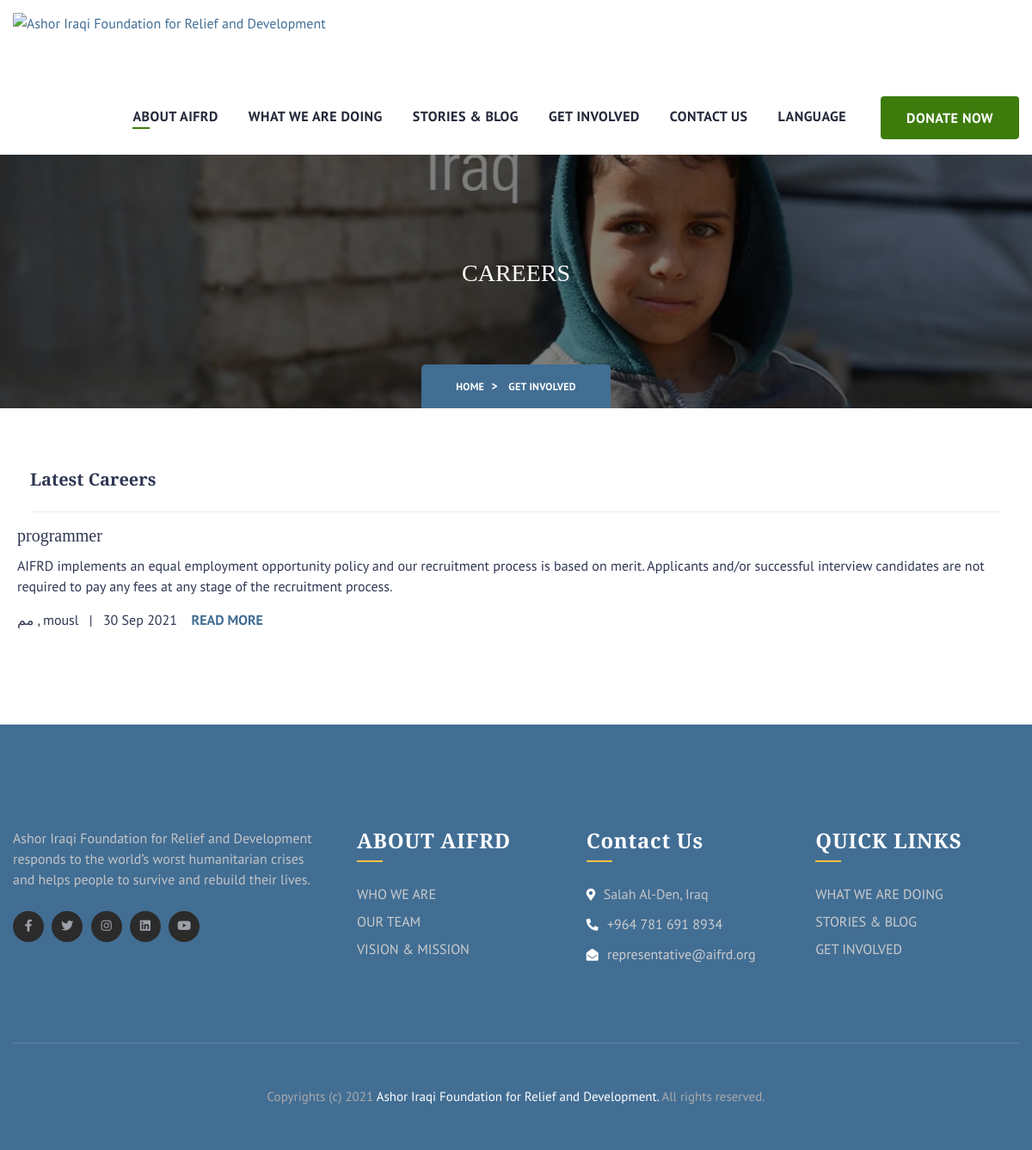
Page /en/careers/careerlist/ on the committed database.
### careers/models.py (models this page shows, shortened)
class CareerDetail(models.Model):
    title = models.CharField(max_length=300, default='', null=True, blank=True)
    title_ar = models.CharField(max_length=300, default='', null=True, blank=True)
    description = models.TextField(null=True, blank=True)
    description_ar = models.TextField(null=True, blank=True)
    working_hours = models.CharField(
        max_length=300, default='', null=True, blank=True)
    contract_duration = models.CharField(
        max_length=300, default='', null=True, blank=True)
    governorate = models.CharField(
        max_length=300, default='', null=True, blank=True)
    governorate_ar = models.CharField(
        max_length=300, default='', null=True, blank=True)
    job_type = models.CharField(
        choices=JOB_TYPE, max_length=1, null=True, blank=True)
    job_type_ar = models.CharField(
        choices=JOB_TYPE_AR, max_length=1, null=True, blank=True)
    location = models.CharField(
        max_length=300, default='', null=True, blank=True)
    location_ar = models.CharField(
        max_length=300, default='', null=True, blank=True)
    posted = models.DateField(default=date.today, null=True, blank=True)
    minimum_education = models.CharField(
        max_length=300, default='', null=True, blank=True)
    minimum_education_ar = models.CharField(
        max_length=300, default='', null=True, blank=True)
    minimum_experience = models.CharField(
        max_length=300, default='', null=True, blank=True)
    required_travel = models.CharField(
        max_length=150, default='', null=True, blank=True)
    required_travel_ar = models.CharField(
        max_length=150, default='', null=True, blank=True)
    no_of_jobs = models.PositiveIntegerField(default=1, null=True, blank=True)
    deadline = models.DateField(default=date.today, null=True, blank=True)
    puplished = models.DateField(default=date.today, null=True, blank=True)
    role_1 = models.TextField(null=True, blank=True)
    role_2 = models.TextField(null=True, blank=True)
    role_3 = models.TextField(null=True, blank=True)
    role_4 = models.TextField(null=True, blank=True)
    role_5 = models.TextField(null=True, blank=True)
    role_6 = models.TextField(null=True, blank=True)
    role_7 = models.TextField(null=True, blank=True)
    role_8 = models.TextField(null=True, blank=True)
    role_9 = models.TextField(null=True, blank=True)
    role_10 = models.TextField(null=True, blank=True)
    role_1_ar = models.TextField(null=True, blank=True)
    role_2_ar = models.TextField(null=True, blank=True)
    role_3_ar = models.TextField(null=True, blank=True)
    role_4_ar = models.TextField(null=True, blank=True)
    role_5_ar = models.TextField(null=True, blank=True)
    role_6_ar = models.TextField(null=True, blank=True)
    role_7_ar = models.TextField(null=True, blank=True)
    role_8_ar = models.TextField(null=True, blank=True)
    role_9_ar = models.TextField(null=True, blank=True)
    role_10_ar = models.TextField(null=True, blank=True)
    skill_1 = models.TextField(null=True, blank=True)
    skill_2 = models.TextField(null=True, blank=True)
    skill_3 = models.TextField(null=True, blank=True)
    skill_4 = models.TextField(null=True, blank=True)
    skill_5 = models.TextField(null=True, blank=True)
    skill_6 = models.TextField(null=True, blank=True)
    skill_7 = models.TextField(null=True, blank=True)
    skill_8 = models.TextField(null=True, blank=True)
    skill_9 = models.TextField(null=True, blank=True)
    skill_10 = models.TextField(null=True, blank=True)
    skill_1_ar = models.TextField(null=True, blank=True)
    skill_2_ar = models.TextField(null=True, blank=True)
    skill_3_ar = models.TextField(null=True, blank=True)
    skill_4_ar = models.TextField(null=True, blank=True)
    skill_5_ar = models.TextField(null=True, blank=True)
    skill_6_ar = models.TextField(null=True, blank=True)
    skill_7_ar = models.TextField(null=True, blank=True)
    skill_8_ar = models.TextField(null=True, blank=True)
    skill_9_ar = models.TextField(null=True, blank=True)
    skill_10_ar = models.TextField(null=True, blank=True)

### careers/views.py (the view)
# urls.py: path('careerlist/', views.career_list, name='career_list'),
def career_list(request):
    career_list = CareerDetail.objects.all()
    assert isinstance(request, HttpRequest)
    queryset = CareerList.objects.all()
    serializer_class = CareerListSerializer(queryset, many=True)
    myfilter = CareerDetailFilter(request.GET, queryset=career_list)
    career_list = myfilter.qs
    paginator = Paginator(career_list, 10000000000000000)
    page_number = request.GET.get('page')
    page_obj = paginator.get_page(page_number)
    if career_list:
        context = {'careers': page_obj, 'myfilter': myfilter,
                   'data': serializer_class.data}  # template name
    else:
        context = {'message': "There are no jobs available at the moment."}
    return render(request, 'career_list.html', context)

### careers/templates/career_list.html
{% extends 'base.html' %}
{% block body %}
{% load i18n %}
{% get_current_language as LANGUAGE_CODE %}
      <section class="page-banner">
        {% for i in data %}
        <div class="image-layer" style="background-image: url('{{i.image_bg_career_list}}')"></div>
        {% endfor %}
        <div class="auto-container">
          <h3>
          {% trans "CAREERS" %}
          </h3>
        </div>
        <div class="breadcrumb-box">
          <div class="auto-container">
            <ul class="bread-crumb clearfix">
              <li><a href="{% url 'jobs:index' %}" style="font-size: 12px">{% trans "HOME" %}</a></li>
              <li>
                <a href="{% url 'jobs:get_involved' %}" style="font-size: 12px"
                  >{% trans "GET INVOLVED" %}</a
                >
              </li>
            </ul>
          </div>
        </div>
      </section>
      <section class="career-section-two">
        <div class="auto-container">
          <h3  style="color:#426E94;text-align:center; padding-top:0px; padding-bottom: 50px; background-color:white;">{{message}}</h3>
         <div class="lower-box story-details">
                                <h2 style="font-size:20px; padding-top:0px;"> {% trans "latest careers" %}</h2>
                                <div class="info-box clearfix" style="    margin-bottom: 15px;">
                                </div>
                            </div>
          <div class="row clearfix">
              <div class="inner">
                  <div class="career-post ">
                    <div class="post-thumb">{% for career in careers %}
                    <div  class="careerDes">
                    <h4 class="name" style="font-size:20px; padding-bottom:10px;">  {% if LANGUAGE_CODE == 'en' %} {{career.title}}
                      {% elif LANGUAGE_CODE == 'ar' %} {{career.title_ar}} {% endif %}  </h4>
                    <p> {% if LANGUAGE_CODE == 'en' %} {{career.description}}
                      {% elif LANGUAGE_CODE == 'ar' %} {{career.description_ar}} {% endif %}</p>
                    <div class="post-info">
                      {% if LANGUAGE_CODE == 'en' %} {{career.location}}
                      {% elif LANGUAGE_CODE == 'ar' %} {{career.location_ar}} {% endif %} ,   {% if LANGUAGE_CODE == 'en' %} {{career.governorate}}
                      {% elif LANGUAGE_CODE == 'ar' %} {{career.governorate_ar}} {% endif %}  &ensp;|&ensp; {{career.posted|date:'d M o'}}  &ensp;
                          <a href="{% url 'careers:career_detail' career.id %}" class="reply-btn" style="font-weight: bold;">{% trans "READ MORE" %}</a>
                    </div>
                    {% endfor %}
                  </div>
              </div>
            </div>
          </div>
        </div>
      </section>
      {% endblock body %}

### careers/static/careers/css/responsive.css (style rules this page uses)
@media only screen and (min-width: 768px) { .career-section,.career-section-two { padding-top: 20px; padding-right: 20px; padding-left: 20px; } }

### rows in the picture
CareerDetail: title "programmer", description "AIFRD implements an equal employment opportunity policy and our recruitment process is based on merit. Applicants and/or successful interview candidates are not required to pay any fees at any stage of the recruitment process.", location "مم", governorate "mousl", posted "30 Sep 2021"
